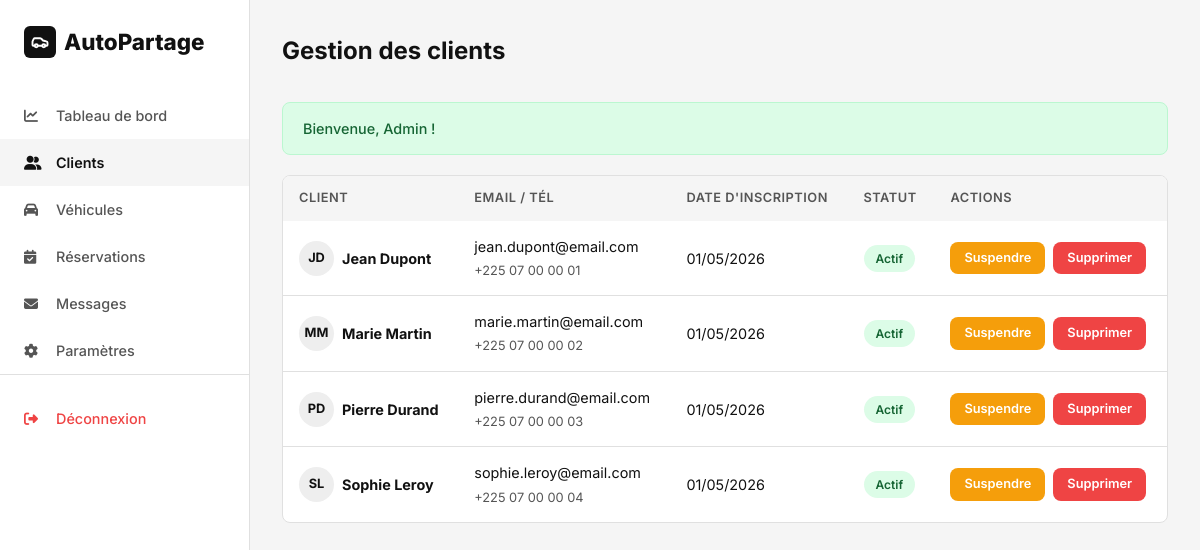
Page /admin/clients.php (signed in) on the committed database.
### tables this page shows
CREATE TABLE utilisateurs (
    id INT AUTO_INCREMENT PRIMARY KEY,
    prenom VARCHAR(100) NOT NULL,
    nom VARCHAR(100) NOT NULL,
    email VARCHAR(255) NOT NULL UNIQUE,
    mot_de_passe VARCHAR(255) NOT NULL,
    telephone VARCHAR(20) DEFAULT NULL,
    adresse TEXT DEFAULT NULL,
    role ENUM('client', 'admin') NOT NULL DEFAULT 'client',
    photo VARCHAR(255) DEFAULT NULL,
    statut ENUM('actif', 'inactif', 'suspendu') NOT NULL DEFAULT 'actif',
    is_deleted TINYINT(1) NOT NULL DEFAULT 0,
    date_creation DATETIME NOT NULL DEFAULT CURRENT_TIMESTAMP,
    date_modification DATETIME DEFAULT NULL ON UPDATE CURRENT_TIMESTAMP
);

### includes/functions.php (called while the page is built, shortened)
<?php
function clean($data) {
    return htmlspecialchars(trim($data), ENT_QUOTES, 'UTF-8');
}
function getFlash() {
    if (isset($_SESSION['flash'])) {
        $flash = $_SESSION['flash'];
        return $flash;
    }
    return null;
}
function formatDate($date) {
    return date('d/m/Y', strtotime($date));
}

### admin/clients.php (the view, shortened to what this page needs)
<?php
require_once '../config/database.php';
require_once '../includes/functions.php';
$stmt = $pdo->query("SELECT * FROM utilisateurs WHERE role = 'client' AND is_deleted = 0 ORDER BY date_creation DESC");
$clients = $stmt->fetchAll();
?>
<!DOCTYPE html>
<html lang="fr">
<head>
    <link rel="stylesheet" href="https://cdnjs.cloudflare.com/ajax/libs/font-awesome/6.5.0/css/all.min.css">
    <link rel="stylesheet" href="../assets/css/style.css">
</head>
<body class="dashboard">
    <?php include '../includes/sidebar.php'; ?>
    <main class="dashboard-content">
        <header class="dashboard-header">
            <h1>Gestion des clients</h1>
        </header>
        <?php $flash = getFlash(); if ($flash): ?>
            <div class="flash flash-<?= $flash['type'] ?>"><?= $flash['message'] ?></div>
        <?php endif; ?>
        <div class="table-container">
            <table>
                <thead>
                    <tr>
                        <th>Client</th>
                        <th>Email / Tél</th>
                        <th>Date d'inscription</th>
                        <th>Statut</th>
                        <th>Actions</th>
                    </tr>
                </thead>
                <tbody>
                    <?php foreach ($clients as $c): ?>
                    <tr>
                        <td>
                            <div class="flex gap-1">
                                <div style="width: 35px; height: 35px; border-radius: 50%; background: #eee; display: flex; align-items: center; justify-content: center; font-size: 0.8rem; font-weight: 700;">
                                    <?= strtoupper(substr($c['prenom'], 0, 1) . substr($c['nom'], 0, 1)) ?>
                                </div>
                                <strong><?= clean($c['prenom'] . ' ' . $c['nom']) ?></strong>
                            </div>
                        </td>
                        <td>
                            <?= clean($c['email']) ?><br>
                            <span style="font-size: 0.8rem; color: var(--secondary);"><?= clean($c['telephone']) ?: 'Non renseigné' ?></span>
                        </td>
                        <td><?= formatDate($c['date_creation']) ?></td>
                        <td>
                            <span class="badge badge-<?= $c['statut'] === 'actif' ? 'success' : ($c['statut'] === 'suspendu' ? 'danger' : 'warning') ?>">
                                <?= ucfirst($c['statut']) ?>
                            </span>
                        </td>
                        <td>
                            <div class="flex gap-1">
                                <?php if ($c['statut'] === 'actif'): ?>
                                    <a href="clients.php?action=suspend&id=<?= $c['id'] ?>" class="btn btn-warning btn-sm">Suspendre</a>
                                <?php else: ?>
                                    <a href="clients.php?action=activate&id=<?= $c['id'] ?>" class="btn btn-success btn-sm">Activer</a>
                                <?php endif; ?>
                                <a href="clients.php?action=delete&id=<?= $c['id'] ?>" class="btn btn-danger btn-sm" onclick="return confirm('Supprimer ce client ?')">Supprimer</a>
                            </div>
                        </td>
                    </tr>
                    <?php endforeach; ?>
                </tbody>
            </table>
        </div>
    </main>
</body>
</html>

### assets/css/style.css (style rules this page uses)
*,*::before,*::after { box-sizing:border-box;margin:0;padding:0 }
:root { --primary:#111;--secondary:#555;--accent:#222;--bg:#fff;--bg-alt:#f5f5f5;--border:#e0e0e0;--success:#22c55e;--warning:#f59e0b;--danger:#ef4444;--info:#3b82f6;--radius:8px;--shadow:0 2px 12px rgba(0,0,0,.08);--transition:all .3s ease }
body { font-family:'Inter',sans-serif;color:var(--primary);background:var(--bg);line-height:1.6;min-height:100vh }
a { text-decoration:none;color:inherit;transition:var(--transition) }
.flex { display:flex;align-items:center }
.gap-1 { gap:8px }
.btn { display:inline-flex;align-items:center;justify-content:center;gap:6px;padding:10px 24px;border-radius:var(--radius);font-weight:600;font-size:.9rem;border:none;cursor:pointer;transition:var(--transition) }
.btn-danger { background:var(--danger);color:#fff }
.btn-warning { background:var(--warning);color:#fff }
.btn-sm { padding:6px 14px;font-size:.8rem }
.dashboard { display:flex;min-height:100vh }
.dashboard-content { flex:1;margin-left:250px;padding:32px;background:var(--bg-alt);min-height:100vh }
.dashboard-header { display:flex;align-items:center;justify-content:space-between;margin-bottom:32px }
.dashboard-header h1 { font-size:1.5rem;font-weight:700 }
.table-container { background:#fff;border-radius:var(--radius);border:1px solid var(--border);overflow:hidden }
table { width:100%;border-collapse:collapse }
thead { background:var(--bg-alt) }
th { padding:12px 16px;text-align:left;font-size:.8rem;font-weight:600;text-transform:uppercase;letter-spacing:.5px;color:var(--secondary) }
td { padding:14px 16px;border-bottom:1px solid var(--border);font-size:.9rem }
tr:last-child td { border-bottom:none }
.badge { display:inline-flex;align-items:center;padding:4px 12px;border-radius:20px;font-size:.75rem;font-weight:600 }
.badge-success { background:#dcfce7;color:#166534 }
.flash { padding:14px 20px;border-radius:var(--radius);margin-bottom:20px;font-size:.9rem;font-weight:500;display:flex;align-items:center;gap:8px;animation:slideDown .3s ease }
.flash-success { background:#dcfce7;color:#166534;border:1px solid #bbf7d0 }

### rows in the picture
utilisateurs: prenom+nom "JD", prenom+nom "Jean Dupont", email "jean.dupont@email.com", telephone "+225 07 00 00 01", date_creation "01/05/2026", statut "Actif"
utilisateurs: prenom+nom "MM", prenom+nom "Marie Martin", email "marie.martin@email.com", telephone "+225 07 00 00 02", date_creation "01/05/2026", statut "Actif"
utilisateurs: prenom+nom "PD", prenom+nom "Pierre Durand", email "pierre.durand@email.com", telephone "+225 07 00 00 03", date_creation "01/05/2026", statut "Actif"
utilisateurs: prenom+nom "SL", prenom+nom "Sophie Leroy", email "sophie.leroy@email.com", telephone "+225 07 00 00 04", date_creation "01/05/2026", statut "Actif"

### other values in the picture
$flash['message'] "Bienvenue, Admin !"
